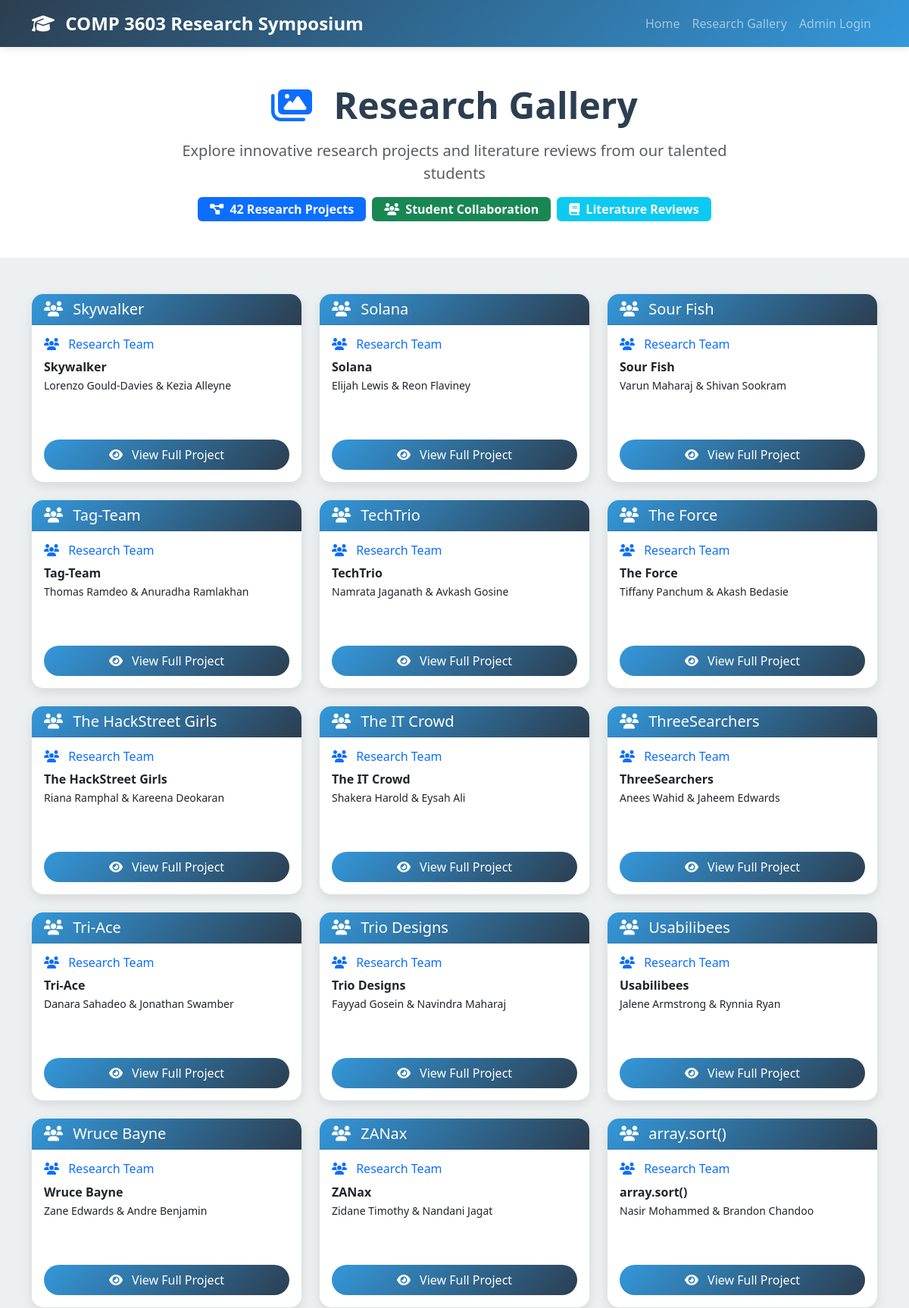
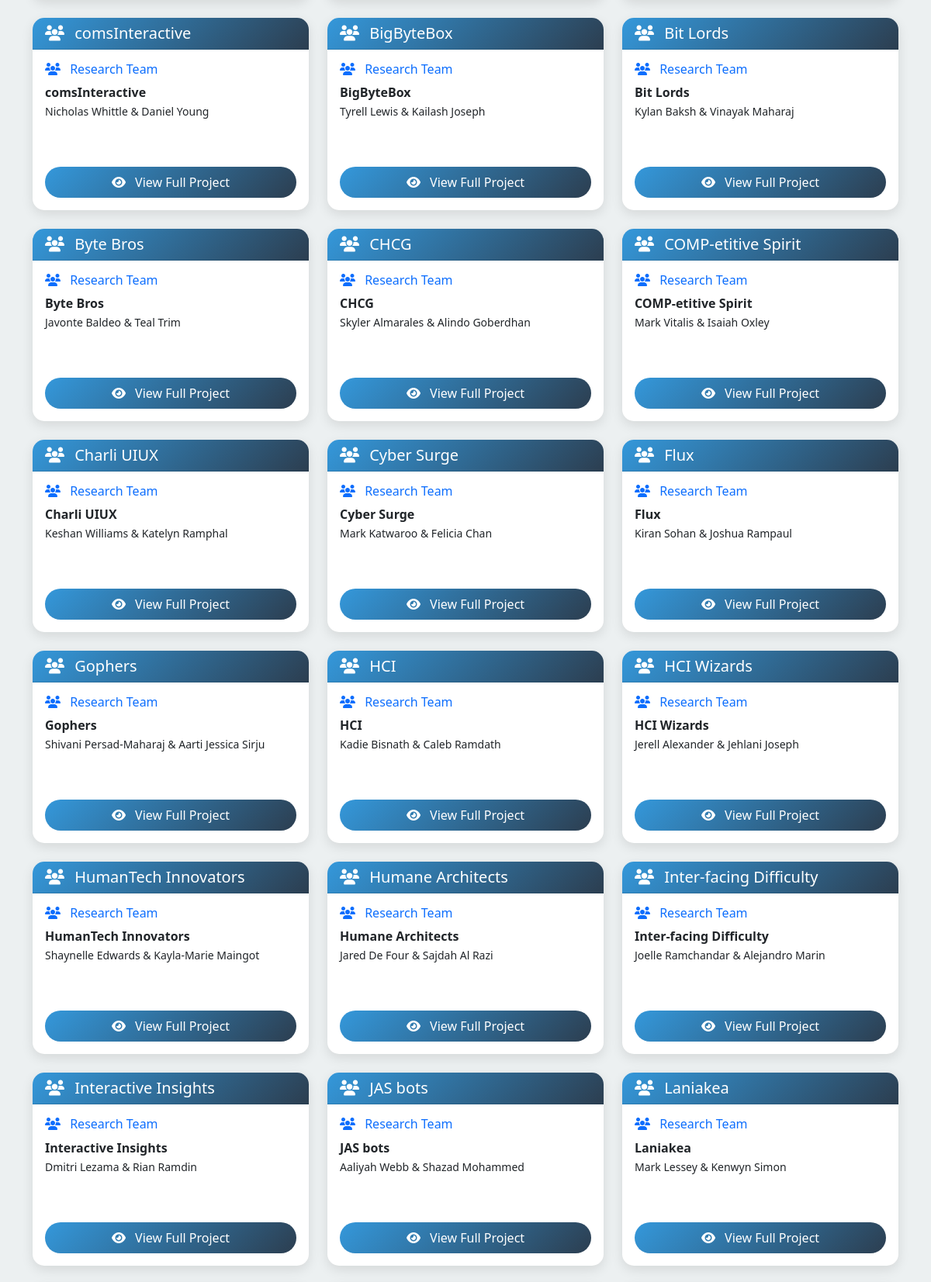
The page /gallery (upper part) on the database its author committed (2 pictures, top to bottom).
### app.py (models this page shows)
class ResearchProject(db.Model):
    id = db.Column(db.Integer, primary_key=True)
    group_name = db.Column(db.String(100), nullable=False)
    member1_name = db.Column(db.String(100), nullable=False)
    member2_name = db.Column(db.String(100), nullable=False)
    paper1_title = db.Column(db.String(200), nullable=False)
    paper2_title = db.Column(db.String(200), nullable=False)
    member1_paper = db.Column(db.String(200), nullable=False)  # Which paper member1 worked on
    member2_paper = db.Column(db.String(200), nullable=False)  # Which paper member2 worked on
    presentation_video_url = db.Column(db.String(500))
    combined_slide_decks_filename = db.Column(db.String(200))  # PDF with both slide decks
    combined_posters_filename = db.Column(db.String(200))      # PDF with both posters
    submission_slide_decks_filename = db.Column(db.String(200))  # Original submission filename for slide decks
    submission_posters_filename = db.Column(db.String(200))      # Original submission filename for posters
    tags = db.Column(db.String(500))  # Comma-separated tags
    created_at = db.Column(db.DateTime, default=datetime.utcnow)
    updated_at = db.Column(db.DateTime, default=datetime.utcnow, onupdate=datetime.utcnow)

### app.py (the view)
@app.route('/gallery')
def gallery():
    projects = ResearchProject.query.order_by(ResearchProject.created_at.desc()).all()
    return render_template('gallery.html', projects=projects)

### templates/gallery.html (shortened to what this page needs)
{% extends "base.html" %}
{% block content %}
<section class="py-5 bg-white">
    <div class="container">
        <div class="row">
            <div class="col-lg-8 mx-auto text-center">
                <h1 class="display-5 fw-bold mb-3">
                    <i class="fas fa-images me-3 text-primary"></i>
                    Research Gallery
                </h1>
                <p class="lead text-muted">
                    Explore innovative research projects and literature reviews from our talented students
                </p>
                <div class="d-flex justify-content-center gap-2 flex-wrap">
                    <span class="badge bg-primary fs-6 px-3 py-2">
                        <i class="fas fa-project-diagram me-1"></i>
                        {{ projects|length }} Research Projects
                    </span>
                    <span class="badge bg-success fs-6 px-3 py-2">
                        <i class="fas fa-users me-1"></i>
                        Student Collaboration
                    </span>
                    <span class="badge bg-info fs-6 px-3 py-2">
                        <i class="fas fa-book me-1"></i>
                        Literature Reviews
                    </span>
                </div>
            </div>
        </div>
    </div>
</section>
<section class="py-5">
    <div class="container">
        {% if projects %}
        <div class="row">
            {% for project in projects %}
            <div class="col-lg-6 col-xl-4 mb-4">
                <div class="card project-card h-100">
                    <div class="card-header">
                        <h5 class="card-title mb-0">
                            <i class="fas fa-users me-2"></i>
                            {{ project.group_name }}
                        </h5>
                    </div>
                    <div class="card-body d-flex flex-column">
                                                 <div class="mb-3">
                             <h6 class="text-primary">
                                 <i class="fas fa-users me-2"></i>
                                 Research Team
                             </h6>
                             <p class="mb-1">
                                 <strong>{{ project.group_name }}</strong><br>
                                 <small>{{ project.member1_name }} & {{ project.member2_name }}</small>
                             </p>
                         </div>
                        <div class="mt-auto">
                            <a href="{{ url_for('view_project', project_id=project.id) }}"
                               class="btn btn-primary w-100">
                                <i class="fas fa-eye me-2"></i>
                                View Full Project
                            </a>
                        </div>
                    </div>
                </div>
            </div>
            {% endfor %}
        </div>
        {% endif %}
    </div>
</section>
{% endblock %}

### templates/base.html (shortened to what this page needs)
<!DOCTYPE html>
<html lang="en">
<head>
    <link href="https://cdn.jsdelivr.net/npm/bootstrap@5.3.0/dist/css/bootstrap.min.css" rel="stylesheet">
    <link href="https://cdnjs.cloudflare.com/ajax/libs/font-awesome/6.4.0/css/all.min.css" rel="stylesheet">
</head>
<body>
    <nav class="navbar navbar-expand-lg navbar-dark">
        <div class="container">
            <a class="navbar-brand" href="{{ url_for('index') }}">
                <i class="fas fa-graduation-cap me-2"></i>
                COMP 3603 Research Symposium
            </a>
            <div class="collapse navbar-collapse" id="navbarNav">
                <ul class="navbar-nav ms-auto">
                    <li class="nav-item">
                        <a class="nav-link" href="{{ url_for('index') }}">Home</a>
                    </li>
                    <li class="nav-item">
                        <a class="nav-link" href="{{ url_for('gallery') }}">Research Gallery</a>
                    </li>
                    {% if current_user.is_authenticated and current_user.is_admin %}
                    <li class="nav-item">
                        <a class="nav-link" href="{{ url_for('admin_dashboard') }}">Admin Dashboard</a>
                    </li>
                    <li class="nav-item">
                        <a class="nav-link" href="{{ url_for('upload_csv') }}">Upload CSV</a>
                    </li>
                    <li class="nav-item">
                        <a class="nav-link" href="{{ url_for('logout') }}">Logout</a>
                    </li>
                    {% else %}
                    <li class="nav-item">
                        <a class="nav-link" href="{{ url_for('login') }}">Admin Login</a>
                    </li>
                    {% endif %}
                </ul>
            </div>
        </div>
    </nav>
    <main>
        {% block content %}{% endblock %}
    </main>
</body>
</html>

### templates/base.html (style rules this page uses)
:root { --primary-color: #2c3e50; --secondary-color: #3498db; --accent-color: #e74c3c; --light-bg: #ecf0f1; --dark-text: #2c3e50; }
body { font-family: 'Segoe UI', Tahoma, Geneva, Verdana, sans-serif; background-color: var(--light-bg); color: var(--dark-text); }
.navbar { background: linear-gradient(135deg, var(--primary-color), var(--secondary-color)); box-shadow: 0 2px 10px rgba(0,0,0,0.1); }
.navbar-brand { font-weight: bold; font-size: 1.5rem; }
.card { border: none; border-radius: 15px; box-shadow: 0 5px 15px rgba(0,0,0,0.1); transition: transform 0.3s ease, box-shadow 0.3s ease; margin-bottom: 1.5rem; }
.card-header { background: linear-gradient(135deg, var(--secondary-color), var(--primary-color)); color: white; border-radius: 15px 15px 0 0 !important; font-weight: bold; }
.btn-primary { background: linear-gradient(135deg, var(--secondary-color), var(--primary-color)); border: none; border-radius: 25px; padding: 0.5rem 1.5rem; font-weight: 500; transition: all 0.3s ease; }
.project-card { height: 100%; display: flex; flex-direction: column; }
.project-card .card-body { flex: 1; }

### rows shown on the page
ResearchProject: group_name "Skywalker", member1_name "Lorenzo Gould-Davies", member2_name "Kezia Alleyne"
ResearchProject: group_name "Solana", member1_name "Elijah Lewis", member2_name "Reon Flaviney"
ResearchProject: group_name "Sour Fish", member1_name "Varun Maharaj", member2_name "Shivan Sookram"
ResearchProject: group_name "Tag-Team", member1_name "Thomas Ramdeo", member2_name "Anuradha Ramlakhan"
ResearchProject: group_name "TechTrio", member1_name "Namrata Jaganath", member2_name "Avkash Gosine"
ResearchProject: group_name "The Force", member1_name "Tiffany Panchum", member2_name "Akash Bedasie"
ResearchProject: group_name "The HackStreet Girls", member1_name "Riana Ramphal", member2_name "Kareena Deokaran"
ResearchProject: group_name "The IT Crowd", member1_name "Shakera Harold", member2_name "Eysah Ali"
ResearchProject: group_name "ThreeSearchers", member1_name "Anees Wahid", member2_name "Jaheem Edwards"
ResearchProject: group_name "Tri-Ace", member1_name "Danara Sahadeo", member2_name "Jonathan Swamber"
ResearchProject: group_name "Trio Designs", member1_name "Fayyad Gosein", member2_name "Navindra Maharaj"
ResearchProject: group_name "Usabilibees", member1_name "Jalene Armstrong", member2_name "Rynnia Ryan"
ResearchProject: group_name "Wruce Bayne", member1_name "Zane Edwards", member2_name "Andre Benjamin"
ResearchProject: group_name "ZANax", member1_name "Zidane Timothy", member2_name "Nandani Jagat"
ResearchProject: group_name "array.sort()", member1_name "Nasir Mohammed", member2_name "Brandon Chandoo"
ResearchProject: group_name "comsInteractive", member1_name "Nicholas Whittle", member2_name "Daniel Young"
ResearchProject: group_name "BigByteBox", member1_name "Tyrell Lewis", member2_name "Kailash Joseph"
ResearchProject: group_name "Bit Lords", member1_name "Kylan Baksh", member2_name "Vinayak Maharaj"
ResearchProject: group_name "Byte Bros", member1_name "Javonte Baldeo", member2_name "Teal Trim"
ResearchProject: group_name "CHCG", member1_name "Skyler Almarales", member2_name "Alindo Goberdhan"
ResearchProject: group_name "COMP-etitive Spirit", member1_name "Mark Vitalis", member2_name "Isaiah Oxley"
ResearchProject: group_name "Charli UIUX", member1_name "Keshan Williams", member2_name "Katelyn Ramphal"
ResearchProject: group_name "Cyber Surge", member1_name "Mark Katwaroo", member2_name "Felicia Chan"
ResearchProject: group_name "Flux", member1_name "Kiran Sohan", member2_name "Joshua Rampaul"
ResearchProject: group_name "Gophers", member1_name "Shivani Persad-Maharaj", member2_name "Aarti Jessica Sirju"
ResearchProject: group_name "HCI", member1_name "Kadie Bisnath", member2_name "Caleb Ramdath"
ResearchProject: group_name "HCI Wizards", member1_name "Jerell Alexander", member2_name "Jehlani Joseph"
ResearchProject: group_name "HumanTech Innovators", member1_name "Shaynelle Edwards", member2_name "Kayla-Marie Maingot"
ResearchProject: group_name "Humane Architects", member1_name "Jared De Four", member2_name "Sajdah Al Razi"
ResearchProject: group_name "Inter-facing Difficulty", member1_name "Joelle Ramchandar", member2_name "Alejandro Marin"
ResearchProject: group_name "Interactive Insights", member1_name "Dmitri Lezama", member2_name "Rian Ramdin"
ResearchProject: group_name "JAS bots", member1_name "Aaliyah Webb", member2_name "Shazad Mohammed"
ResearchProject: group_name "Laniakea", member1_name "Mark Lessey", member2_name "Kenwyn Simon"

### other values the page prints
{{ projects|length }} "42"
